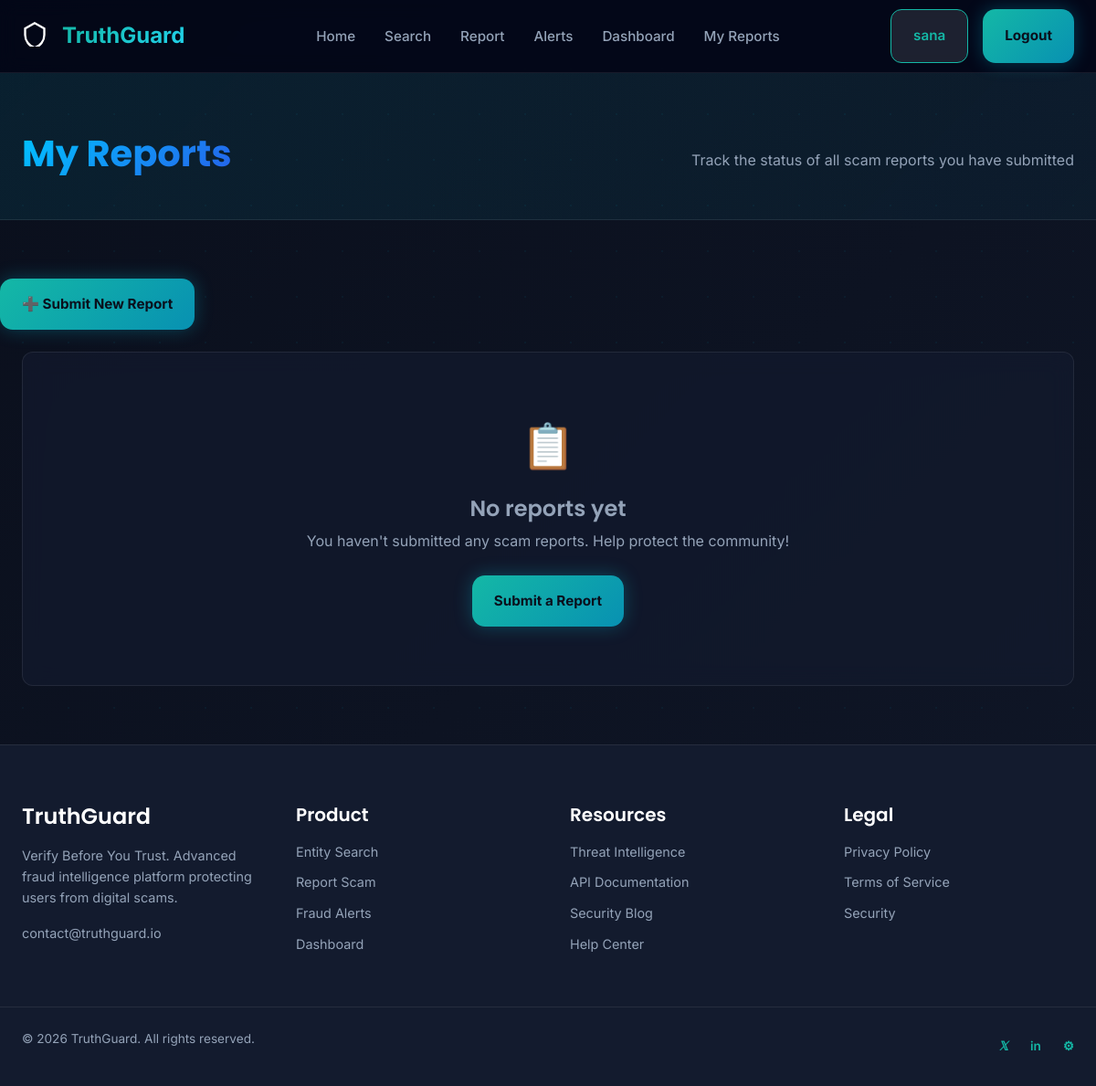
The page /report/my/ (signed in) on the database as committed earlier.
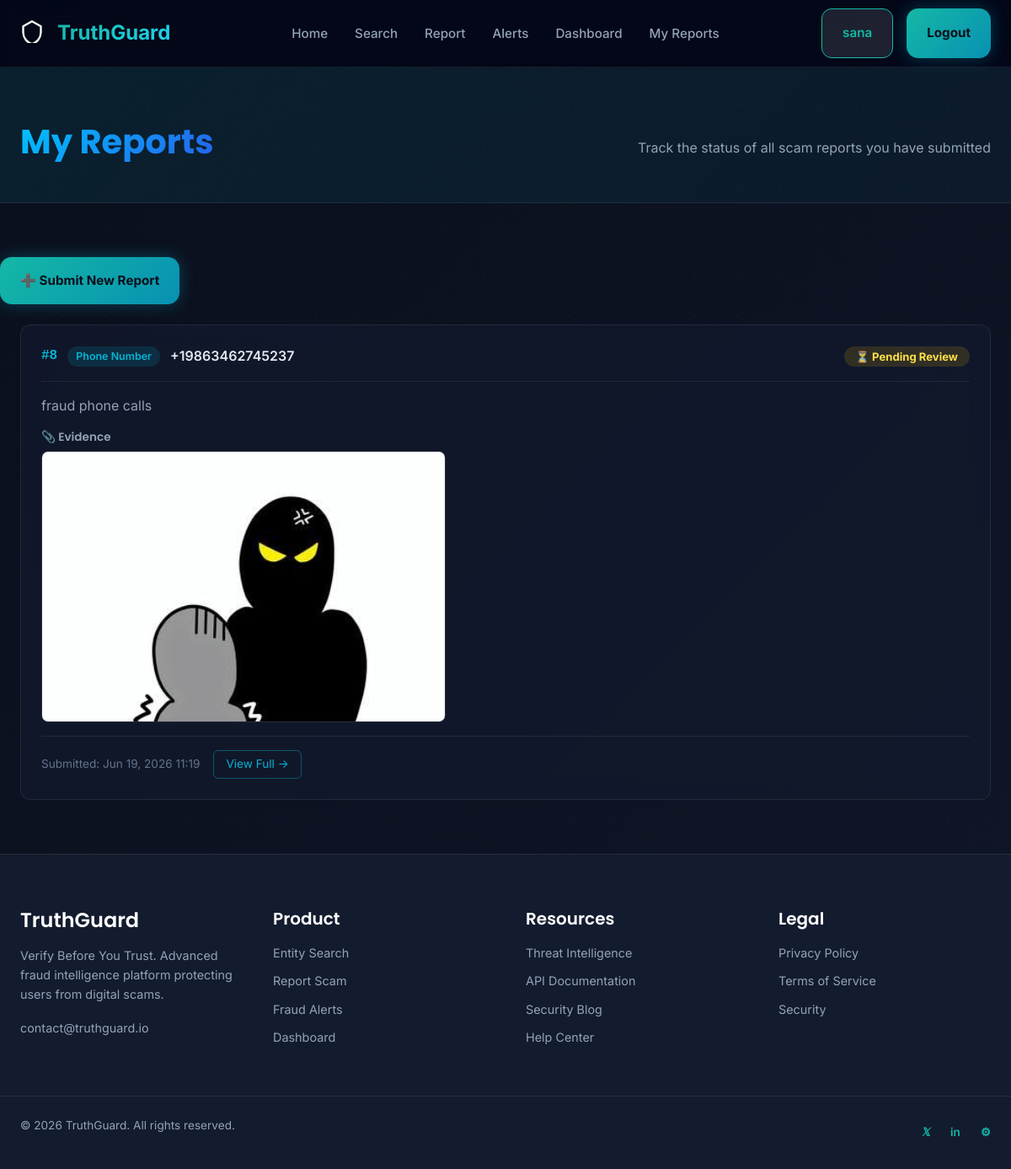
The same page on the database as committed later.
### reports/models.py (models this page shows, shortened)
class Report(models.Model):
    STATUS_CHOICES = [
        ('pending', 'Pending Review'),
        ('approved', 'Approved'),
        ('rejected', 'Rejected'),
    ]
    reporter = models.ForeignKey(
        settings.AUTH_USER_MODEL,
        on_delete=models.SET_NULL,
        null=True,
        blank=True,
        related_name='reports',
    )
    entity = models.ForeignKey(Entity, on_delete=models.CASCADE, related_name='reports')
    description = models.TextField()
    evidence = models.FileField(upload_to=evidence_upload_path, blank=True, null=True)
    report_status = models.CharField(max_length=20, choices=STATUS_CHOICES, default='pending')
    created_at = models.DateTimeField(auto_now_add=True)
    class Meta:
        ordering = ['-created_at']

### entities/models.py (models this page shows, shortened)
class Entity(models.Model):
    ENTITY_TYPES = [
        ('phone', 'Phone Number'),
        ('email', 'Email Address'),
        ('website', 'Website URL'),
    ]
    THREAT_LEVELS = [
        ('safe', 'Safe'),
        ('low', 'Low'),
        ('medium', 'Medium'),
        ('high', 'High'),
        ('critical', 'Critical'),
    ]
    STATUS_CHOICES = [
        ('active', 'Active'),
        ('monitoring', 'Under Monitoring'),
        ('blocked', 'Blocked'),
        ('cleared', 'Cleared'),
    ]
    entity_type = models.CharField(max_length=20, choices=ENTITY_TYPES)
    entity_value = models.CharField(max_length=500, unique=True, db_index=True)
    risk_score = models.PositiveIntegerField(default=0)
    threat_level = models.CharField(max_length=20, choices=THREAT_LEVELS, default='safe')
    status = models.CharField(max_length=20, choices=STATUS_CHOICES, default='active')
    report_count = models.PositiveIntegerField(default=0)
    risk_explanation = models.JSONField(default=list, blank=True)
    created_at = models.DateTimeField(auto_now_add=True)
    updated_at = models.DateTimeField(auto_now=True)
    class Meta:
        ordering = ['-risk_score', '-updated_at']
        verbose_name_plural = 'entities'

### reports/views.py (the view)
# urls.py: path('my/',            views.my_reports,    name='my_reports'),
@login_required
@login_required
def my_reports(request):
    reports = (
        Report.objects
        .filter(reporter=request.user)
        .select_related('entity')
        .order_by('-created_at')
    )
    paginator = Paginator(reports, 10)
    page      = paginator.get_page(request.GET.get('page'))
    pending_count = Report.objects.filter(report_status='pending').count() if request.user.is_staff else 0
    return render(request, 'reports/my_reports.html', {
        'page_obj': page,
        'pending_reports_count': pending_count,   # ✅ pass to template
    })

### core/context_processors.py (called while the page is built)
def site_stats(request):
    return {
        'total_reports': Report.objects.filter(report_status='approved').count(),
        'total_entities': Entity.objects.count(),
        'active_alerts': Alert.objects.filter(is_active=True).count(),
        'high_risk_entities': Entity.objects.filter(threat_level__in=['high', 'critical']).count(),
    }

### templates/reports/my_reports.html (shortened to what this page needs)
{% extends 'base.html' %}
{% load static %}
{% block content %}
<section class="page-header">
    <div class="container">
        <h1>My Reports</h1>
        <p>Track the status of all scam reports you have submitted</p>
    </div>
</section>
<div style="display:flex; gap:1rem; margin-bottom:1.5rem; flex-wrap:wrap;">
    <a href="{% url 'report' %}" class="btn-primary">➕ Submit New Report</a>
</div>
<section class="reports-section">
    <div class="container">
        {% if page_obj.object_list %}
        <div class="reports-list">
            {% for report in page_obj %}
            <div class="report-card glass-card">
                <div class="report-card-header">
                    <div class="report-meta">
                        <span class="report-id">#{{ report.pk }}</span>
                        <span class="entity-type-badge">{{ report.entity.get_entity_type_display }}</span>
                        <span class="entity-value">{{ report.entity.entity_value }}</span>
                    </div>
                    <div class="report-status-wrap">
                        {% if report.report_status == 'approved' %}
                            <span class="status-badge approved">✓ Approved</span>
                        {% elif report.report_status == 'rejected' %}
                            <span class="status-badge rejected">✗ Rejected</span>
                        {% else %}
                            <span class="status-badge pending">⏳ Pending Review</span>
                        {% endif %}
                    </div>
                </div>
                <div class="report-body">
                    <p class="report-description">{{ report.description }}</p>
                </div>
                {% if report.evidence %}
                <div class="report-evidence">
                    <h4 class="evidence-label">📎 Evidence</h4>
                    {% with report.evidence.name|lower as fname %}
                        {% if '.jpg' in fname or '.jpeg' in fname or '.png' in fname or '.gif' in fname or '.webp' in fname %}
                            <div class="evidence-image-wrap">
                                <img src="{{ report.evidence.url }}"
                                     alt="Evidence for report #{{ report.pk }}"
                                     class="evidence-image"
                                     loading="lazy">
                            </div>
                        {% elif '.pdf' in fname %}
                            <a href="{{ report.evidence.url }}" target="_blank" class="evidence-file-link">
                                📄 View PDF Evidence
                            </a>
                        {% else %}
                            <a href="{{ report.evidence.url }}" target="_blank" class="evidence-file-link">
                                📁 Download Evidence File
                            </a>
                        {% endif %}
                    {% endwith %}
                </div>
                {% endif %}
                <div class="report-card-footer">
                    <span class="report-date">Submitted: {{ report.created_at|date:"M d, Y  H:i" }}</span>
                    <a href="{% url 'report_detail' report.pk %}" class="btn-sm">View Full →</a>
                </div>
            </div>
            {% endfor %}
        </div>
        {% else %}
        <div class="empty-state glass-card">
            <div class="empty-icon">📋</div>
            <h3>No reports yet</h3>
            <p>You haven't submitted any scam reports. Help protect the community!</p>
            <a href="{% url 'report' %}" class="btn-primary">Submit a Report</a>
        </div>
        {% endif %}
    </div>
</section>
{% endblock %}

### templates/base.html (shortened to what this page needs)
{% load static %}
<!doctype html>
<html lang="en">
  <head>
    <link rel="stylesheet" href="{% static 'css/style.css' %}" />
    <link rel="stylesheet" href="{% static 'css/components.css' %}" />
    <link rel="stylesheet" href="{% static 'css/animations.css' %}" />
    <link rel="stylesheet" href="{% static 'css/auth.css' %}" />
    <link rel="stylesheet" href="{% static 'css/responsive.css' %}" />
  </head>
  <body>
    <div class="animated-bg"></div>
    <div class="particles-layer" id="particles"></div>
    <nav class="navbar" id="navbar">
      <div class="navbar-container">
        <div class="navbar-brand">
          <a href="{% url 'home' %}" class="logo">
            <span class="logo-icon">
              <svg
                width="28"
                height="28"
                viewBox="0 0 24 24"
                fill="none"
                stroke="currentColor"
                stroke-width="2"
              >
                <path
                  d="M12 2L3 7v6c0 5.5 3.8 10.7 9 12 5.2-1.3 9-6.5 9-12V7l-9-5z"
                />
              </svg>
            </span>
            <span class="logo-text"
              >Truth<span class="logo-accent">Guard</span></span
            >
          </a>
        </div>
        <ul class="nav-menu" id="navMenu">
          <li><a href="{% url 'home' %}" class="nav-link">Home</a></li>
          <li><a href="{% url 'search' %}" class="nav-link">Search</a></li>
          <li><a href="{% url 'report' %}" class="nav-link">Report</a></li>
          <li><a href="{% url 'alerts' %}" class="nav-link">Alerts</a></li>
          <li>
            <a href="{% url 'dashboard' %}" class="nav-link">Dashboard</a>
          </li>
          {% if user.is_authenticated %}
          <li>
            <a href="{% url 'my_reports' %}" class="nav-link">My Reports</a>
          </li>
          {% endif %}
        </ul>
        <div class="nav-auth">
          {% if user.is_authenticated %}
          <a href="{% url 'profile' %}" class="btn-secondary"
            >{{ user.username }}</a
          >
          <a href="{% url 'logout' %}" class="btn-primary">Logout</a>
          {% else %}
          <a href="{% url 'login' %}" class="btn-secondary">Login</a>
          <a href="{% url 'register' %}" class="btn-primary">Register</a>
          {% endif %}
        </div>
      </div>
    </nav>
    <main class="main-content">{% block content %}{% endblock %}</main>
    <footer class="footer">
      <div class="footer-container">
        <div class="footer-section">
          <h3 class="footer-title">TruthGuard</h3>
          <p>
            Verify Before You Trust. Advanced fraud intelligence platform
            protecting users from digital scams.
          </p>
          <p class="footer-contact">contact@truthguard.io</p>
        </div>
        <div class="footer-section">
          <h4>Product</h4>
          <ul>
            <li><a href="{% url 'search' %}">Entity Search</a></li>
            <li><a href="{% url 'report' %}">Report Scam</a></li>
            <li><a href="{% url 'alerts' %}">Fraud Alerts</a></li>
            <li><a href="{% url 'dashboard' %}">Dashboard</a></li>
          </ul>
        </div>
        <div class="footer-section">
          <h4>Resources</h4>
          <ul>
            <li><a href="#">Threat Intelligence</a></li>
            <li><a href="#">API Documentation</a></li>
            <li><a href="#">Security Blog</a></li>
            <li><a href="#">Help Center</a></li>
          </ul>
        </div>
        <div class="footer-section">
          <h4>Legal</h4>
          <ul>
            <li><a href="#">Privacy Policy</a></li>
            <li><a href="#">Terms of Service</a></li>
            <li><a href="#">Security</a></li>
          </ul>
        </div>
      </div>
      <div class="footer-bottom">
        <p>&copy; 2026 TruthGuard. All rights reserved.</p>
        <div class="social-links">
          <a href="#" aria-label="Twitter"><i class="fab">𝕏</i></a>
          <a href="#" aria-label="LinkedIn">in</a>
          <a href="#" aria-label="GitHub">⚙</a>
        </div>
      </div>
    </footer>
  </body>
</html>

### static/css/components.css (style rules this page uses)
.animated-bg { position: fixed; inset: 0; z-index: -2; background: linear-gradient(135deg, #0A0F1C 0%, #131B2E 40%, #1a1040 70%, #0A0F1C 100%); background-size: 400% 400%; animation: gradientShift 15s ease infinite; }
.particles-layer { position: fixed; inset: 0; z-index: -1; pointer-events: none; background-image: radial-gradient(circle, rgba(0,229,255,0.15) 1px, transparent 1px); background-size: 50px 50px; opacity: 0.3; }
.glass-card { background: rgba(19, 27, 46, 0.7); backdrop-filter: blur(12px); border: 1px solid var(--border-color); border-radius: var(--radius-lg); padding: var(--spacing-xl); }
.logo-accent { color: var(--primary); }
.page-header { padding: var(--spacing-3xl) 0 var(--spacing-xl); text-align: center; }
.page-header h1 { font-size: 2.5rem; background: linear-gradient(135deg, var(--primary), var(--secondary)); -webkit-background-clip: text; -webkit-text-fill-color: transparent; background-clip: text; }

### static/css/animations.css (style rules this page uses)
.main-content { animation: pageLoadFade 0.6s ease-in-out; }

### static/css/auth.css (style rules this page uses)
:root { --bg-dark: #060b14; --bg-card: #101826; --primary: #00c2ff; --secondary: #2563eb; --accent: #14b8a6; --text: #f8fafc; --muted: #94a3b8; --border: rgba(148,163,184,.12); --radius: 20px; }
.btn-primary { border:none; border-radius:14px; font-weight:700; cursor:pointer; transition:.3s; }

### templates/reports/my_reports.html (style rules this page uses)
.report-card { margin-bottom: 1.5rem; padding: 1.5rem; border-radius: 12px; border: 1px solid rgba(255,255,255,0.08); }
.report-card-header { display: flex; justify-content: space-between; align-items: flex-start; flex-wrap: wrap; gap: 0.75rem; margin-bottom: 1rem; padding-bottom: 1rem; border-bottom: 1px solid rgba(255,255,255,0.07); }
.report-meta { display: flex; align-items: center; gap: 0.75rem; flex-wrap: wrap; }
.report-id { font-family: monospace; color: #06B6D4; font-weight: 700; }
.entity-type-badge { background: rgba(6,182,212,0.15); color: #06B6D4; padding: 2px 10px; border-radius: 20px; font-size: 0.78rem; font-weight: 600; }
.entity-value { color: #e2e8f0; font-weight: 600; word-break: break-all; }
.status-badge { padding: 4px 14px; border-radius: 20px; font-size: 0.82rem; font-weight: 700; }
.status-badge.pending { background: rgba(234,179,8,0.15); color: #fde047; }
.report-description { color: #94a3b8; line-height: 1.6; margin: 0; }
.report-evidence { margin: 1rem 0; }
.evidence-label { color: #94a3b8; font-size: 0.85rem; margin-bottom: 0.5rem; }
.evidence-image-wrap { border-radius: 8px; overflow: hidden; max-width: 480px; border: 1px solid rgba(255,255,255,0.1); }
.evidence-image { width: 100%; display: block; object-fit: cover; max-height: 320px; }
.report-card-footer { display: flex; align-items: center; flex-wrap: wrap; gap: 1rem; margin-top: 1rem; padding-top: 1rem; border-top: 1px solid rgba(255,255,255,0.07); font-size: 0.85rem; color: #64748b; }
.btn-sm { padding: 5px 14px; border: 1px solid rgba(6,182,212,0.4); border-radius: 6px; color: #06B6D4; text-decoration: none; font-size: 0.85rem; white-space: nowrap; }

Rows that differ between the two databases and show on the page:
added Report: pk "8", entity.entity_type "Phone Number", entity.entity_value "+19863462745237", report_status "⏳ Pending Review", description "fraud phone calls", evidence (picture), created_at "Jun 19, 2026 11:19"
Other text that changed with them:
text no longer shown: "📋 No reports yet You haven't submitted any scam reports. Help protect the community! Submit a Report"
